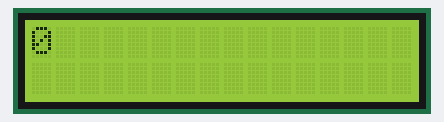
Recording of a sketch running on a simulated Arduino Uno, built with avr-gcc and run on an emulated ATmega328P. Parts: 16×2 character LCD.

Above: at 0.1 s.
At 1.1 s:
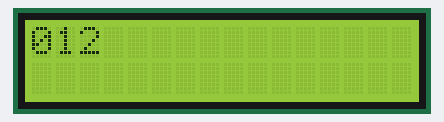
At 2.6 s:
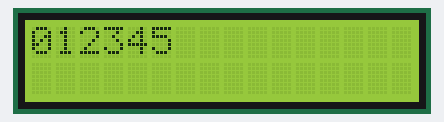
At 5.1 s:
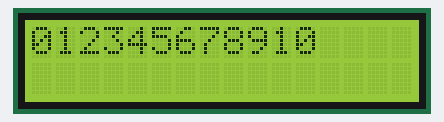
At 7.6 s:
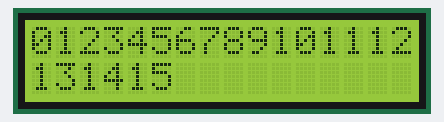
At 10.1 s:
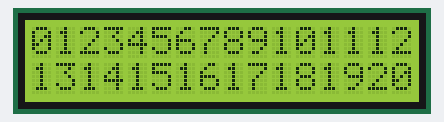

The sketch:

lcd_count_till_20.ino
```cpp
#include<LiquidCrystal.h>
LiquidCrystal lcd(8,9,4,5,6,7);

void setup()
{
  lcd.begin(16,2);
  lcd.setCursor(0,0);
  lcd.print("0");
  delay(500);
  lcd.setCursor(1,0);
  lcd.print("1");
  delay(500);
  lcd.setCursor(2,0);
  lcd.print("2");
  delay(500);
  lcd.setCursor(3,0);
  lcd.print("3");
  delay(500);
  lcd.setCursor(4,0);
  lcd.print("4");
  delay(500);
  lcd.setCursor(5,0);
  lcd.print("5");
  delay(500);
  lcd.setCursor(6,0);
  lcd.print("6");
  delay(500);
  lcd.setCursor(7,0);
  lcd.print("7");
  delay(500);
  lcd.setCursor(8,0);
  lcd.print("8");
  delay(500);
  lcd.setCursor(9,0);
  lcd.print("9");
  delay(500);
  lcd.setCursor(10,0);
  lcd.print("10");
  delay(500);
  lcd.setCursor(12,0);
  lcd.print("11");
  delay(500);
  lcd.setCursor(14,0);
  lcd.print("12");
  delay(500);
  lcd.setCursor(0,1);
  lcd.print("13");
  delay(500);
  lcd.setCursor(2,1);
  lcd.print("14");
  delay(500);
  lcd.setCursor(4,1);
  lcd.print("15");
  delay(500);
  lcd.setCursor(6,1);
  lcd.print("16");
  delay(500);
  lcd.setCursor(8,1);
  lcd.print("17");
  delay(500);
  lcd.setCursor(10,1);
  lcd.print("18");
  delay(500);
  lcd.setCursor(12,1);
  lcd.print("19");
  delay(500);
  lcd.setCursor(14,1);
  lcd.print("20");

}

void loop()
{


}
```

Measured:
- what the display in image 1 shows lasts 0.5 s, from 1.1 s to 1.6 s
